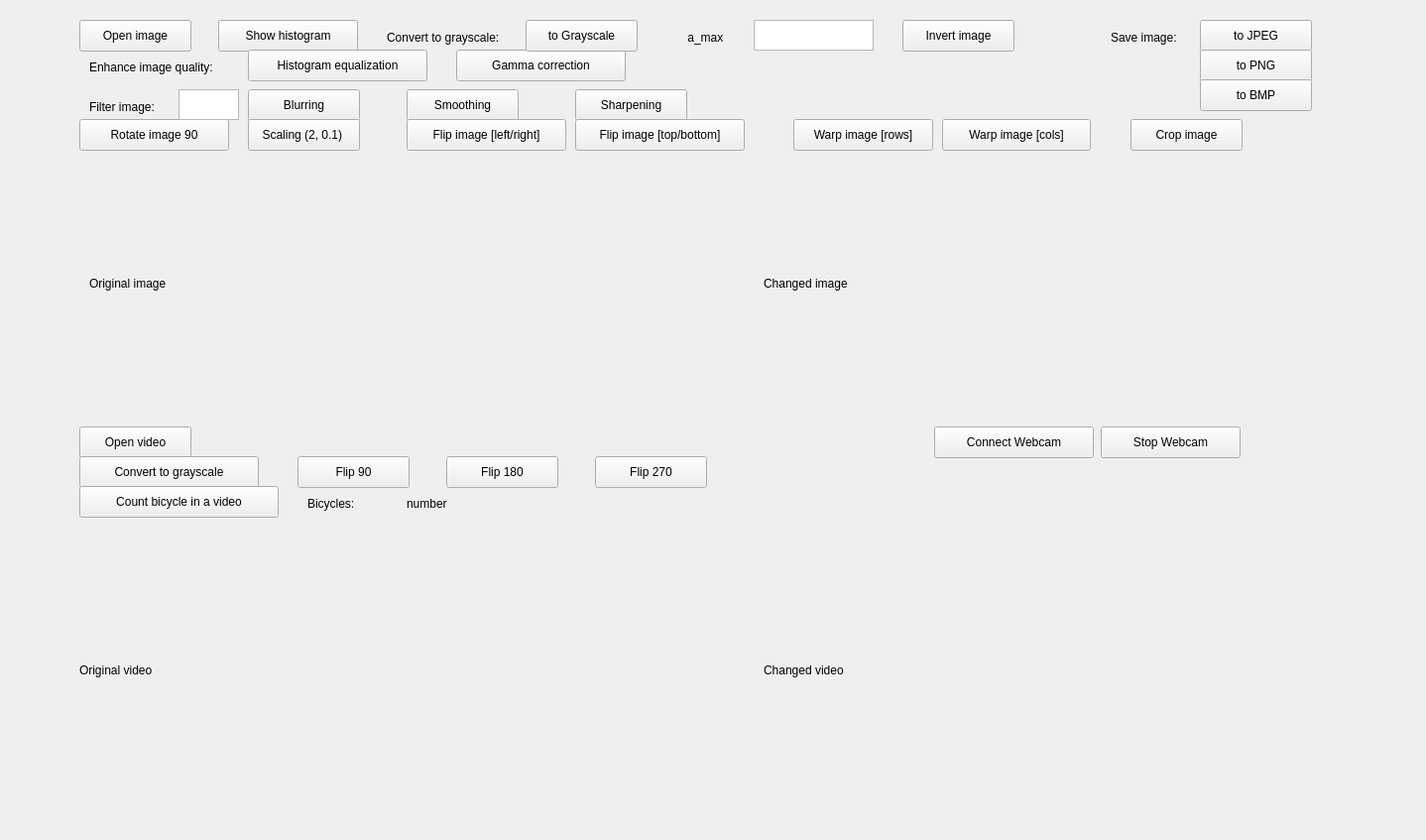
<?xml version="1.0" encoding="UTF-8"?>
<ui version="4.0">
 <class>MainWindow</class>
 <widget class="QMainWindow" name="MainWindow">
  <property name="geometry">
   <rect>
    <x>0</x>
    <y>0</y>
    <width>1438</width>
    <height>847</height>
   </rect>
  </property>
  <property name="windowTitle">
   <string>MainWindow</string>
  </property>
  <widget class="QWidget" name="centralwidget">
   <widget class="QPushButton" name="btnOpenimage">
    <property name="geometry">
     <rect>
      <x>80</x>
      <y>20</y>
      <width>113</width>
      <height>32</height>
     </rect>
    </property>
    <property name="text">
     <string>Open image</string>
    </property>
   </widget>
   <widget class="QPushButton" name="btnShowhist">
    <property name="geometry">
     <rect>
      <x>220</x>
      <y>20</y>
      <width>141</width>
      <height>32</height>
     </rect>
    </property>
    <property name="text">
     <string>Show histogram</string>
    </property>
   </widget>
   <widget class="QPushButton" name="btnInvert">
    <property name="geometry">
     <rect>
      <x>910</x>
      <y>20</y>
      <width>113</width>
      <height>32</height>
     </rect>
    </property>
    <property name="text">
     <string>Invert image</string>
    </property>
   </widget>
   <widget class="QPushButton" name="btnHistEqual">
    <property name="geometry">
     <rect>
      <x>250</x>
      <y>50</y>
      <width>181</width>
      <height>32</height>
     </rect>
    </property>
    <property name="text">
     <string>Histogram equalization</string>
    </property>
   </widget>
   <widget class="QPushButton" name="btnGamma">
    <property name="geometry">
     <rect>
      <x>460</x>
      <y>50</y>
      <width>171</width>
      <height>32</height>
     </rect>
    </property>
    <property name="text">
     <string>Gamma correction</string>
    </property>
   </widget>
   <widget class="QPushButton" name="btnBlur">
    <property name="geometry">
     <rect>
      <x>250</x>
      <y>90</y>
      <width>113</width>
      <height>32</height>
     </rect>
    </property>
    <property name="text">
     <string>Blurring</string>
    </property>
   </widget>
   <widget class="QPushButton" name="btnSmooth">
    <property name="geometry">
     <rect>
      <x>410</x>
      <y>90</y>
      <width>113</width>
      <height>32</height>
     </rect>
    </property>
    <property name="text">
     <string>Smoothing</string>
    </property>
   </widget>
   <widget class="QPushButton" name="btnSharp">
    <property name="geometry">
     <rect>
      <x>580</x>
      <y>90</y>
      <width>113</width>
      <height>32</height>
     </rect>
    </property>
    <property name="text">
     <string>Sharpening</string>
    </property>
   </widget>
   <widget class="QPushButton" name="btnRotate">
    <property name="geometry">
     <rect>
      <x>80</x>
      <y>120</y>
      <width>151</width>
      <height>32</height>
     </rect>
    </property>
    <property name="text">
     <string>Rotate image 90</string>
    </property>
   </widget>
   <widget class="QPushButton" name="btnFlipimage_left">
    <property name="geometry">
     <rect>
      <x>410</x>
      <y>120</y>
      <width>161</width>
      <height>32</height>
     </rect>
    </property>
    <property name="text">
     <string>Flip image [left/right]</string>
    </property>
   </widget>
   <widget class="QPushButton" name="btnWarpimage_row">
    <property name="geometry">
     <rect>
      <x>800</x>
      <y>120</y>
      <width>141</width>
      <height>32</height>
     </rect>
    </property>
    <property name="text">
     <string>Warp image [rows]</string>
    </property>
   </widget>
   <widget class="QPushButton" name="btnCropimage">
    <property name="geometry">
     <rect>
      <x>1140</x>
      <y>120</y>
      <width>113</width>
      <height>32</height>
     </rect>
    </property>
    <property name="text">
     <string>Crop image</string>
    </property>
   </widget>
   <widget class="QPushButton" name="btnOpenvideo">
    <property name="geometry">
     <rect>
      <x>80</x>
      <y>430</y>
      <width>113</width>
      <height>32</height>
     </rect>
    </property>
    <property name="text">
     <string>Open video</string>
    </property>
   </widget>
   <widget class="QPushButton" name="btnVideoConvert">
    <property name="geometry">
     <rect>
      <x>80</x>
      <y>460</y>
      <width>181</width>
      <height>32</height>
     </rect>
    </property>
    <property name="text">
     <string>Convert to grayscale</string>
    </property>
   </widget>
   <widget class="QPushButton" name="btnVideoFlip_90">
    <property name="geometry">
     <rect>
      <x>300</x>
      <y>460</y>
      <width>113</width>
      <height>32</height>
     </rect>
    </property>
    <property name="text">
     <string>Flip 90</string>
    </property>
   </widget>
   <widget class="QPushButton" name="btnVideoFlip_180">
    <property name="geometry">
     <rect>
      <x>450</x>
      <y>460</y>
      <width>113</width>
      <height>32</height>
     </rect>
    </property>
    <property name="text">
     <string>Flip 180</string>
    </property>
   </widget>
   <widget class="QPushButton" name="btnVideoFlip_270">
    <property name="geometry">
     <rect>
      <x>600</x>
      <y>460</y>
      <width>113</width>
      <height>32</height>
     </rect>
    </property>
    <property name="text">
     <string>Flip 270</string>
    </property>
   </widget>
   <widget class="QPushButton" name="btnCountBicycle">
    <property name="geometry">
     <rect>
      <x>80</x>
      <y>490</y>
      <width>201</width>
      <height>32</height>
     </rect>
    </property>
    <property name="text">
     <string>Count bicycle in a video</string>
    </property>
   </widget>
   <widget class="QPushButton" name="btnToJPEG">
    <property name="geometry">
     <rect>
      <x>1210</x>
      <y>20</y>
      <width>113</width>
      <height>32</height>
     </rect>
    </property>
    <property name="text">
     <string>to JPEG</string>
    </property>
   </widget>
   <widget class="QPushButton" name="btnToPNG">
    <property name="geometry">
     <rect>
      <x>1210</x>
      <y>50</y>
      <width>113</width>
      <height>32</height>
     </rect>
    </property>
    <property name="text">
     <string>to PNG</string>
    </property>
   </widget>
   <widget class="QPushButton" name="btnToBMP">
    <property name="geometry">
     <rect>
      <x>1210</x>
      <y>80</y>
      <width>113</width>
      <height>32</height>
     </rect>
    </property>
    <property name="text">
     <string>to BMP</string>
    </property>
   </widget>
   <widget class="QPushButton" name="btnConnectWebcam">
    <property name="geometry">
     <rect>
      <x>942</x>
      <y>430</y>
      <width>161</width>
      <height>32</height>
     </rect>
    </property>
    <property name="text">
     <string>Connect Webcam</string>
    </property>
   </widget>
   <widget class="QPushButton" name="btnStopWebcam">
    <property name="geometry">
     <rect>
      <x>1110</x>
      <y>430</y>
      <width>141</width>
      <height>32</height>
     </rect>
    </property>
    <property name="text">
     <string>Stop Webcam</string>
    </property>
   </widget>
   <widget class="QLabel" name="label">
    <property name="geometry">
     <rect>
      <x>90</x>
      <y>60</y>
      <width>211</width>
      <height>16</height>
     </rect>
    </property>
    <property name="text">
     <string>Enhance image quality:</string>
    </property>
   </widget>
   <widget class="QLabel" name="label_2">
    <property name="geometry">
     <rect>
      <x>90</x>
      <y>100</y>
      <width>101</width>
      <height>16</height>
     </rect>
    </property>
    <property name="text">
     <string>Filter image:</string>
    </property>
   </widget>
   <widget class="QLabel" name="label_3">
    <property name="geometry">
     <rect>
      <x>390</x>
      <y>30</y>
      <width>201</width>
      <height>16</height>
     </rect>
    </property>
    <property name="text">
     <string>Convert to grayscale:  </string>
    </property>
   </widget>
   <widget class="QLabel" name="label_4">
    <property name="geometry">
     <rect>
      <x>1120</x>
      <y>30</y>
      <width>91</width>
      <height>16</height>
     </rect>
    </property>
    <property name="text">
     <string>Save image:</string>
    </property>
   </widget>
   <widget class="QLabel" name="label_5">
    <property name="geometry">
     <rect>
      <x>310</x>
      <y>500</y>
      <width>60</width>
      <height>16</height>
     </rect>
    </property>
    <property name="text">
     <string>Bicycles:</string>
    </property>
   </widget>
   <widget class="QTextEdit" name="txtAmax">
    <property name="geometry">
     <rect>
      <x>760</x>
      <y>20</y>
      <width>121</width>
      <height>31</height>
     </rect>
    </property>
   </widget>
   <widget class="QTextEdit" name="txtBlur">
    <property name="geometry">
     <rect>
      <x>180</x>
      <y>90</y>
      <width>61</width>
      <height>31</height>
     </rect>
    </property>
   </widget>
   <widget class="QLabel" name="lblBicycleNum">
    <property name="geometry">
     <rect>
      <x>410</x>
      <y>500</y>
      <width>60</width>
      <height>16</height>
     </rect>
    </property>
    <property name="text">
     <string>number</string>
    </property>
   </widget>
   <widget class="QLabel" name="lblImage_1">
    <property name="geometry">
     <rect>
      <x>90</x>
      <y>160</y>
      <width>631</width>
      <height>251</height>
     </rect>
    </property>
    <property name="text">
     <string>Original image</string>
    </property>
   </widget>
   <widget class="QLabel" name="lblImage_2">
    <property name="geometry">
     <rect>
      <x>770</x>
      <y>160</y>
      <width>601</width>
      <height>251</height>
     </rect>
    </property>
    <property name="text">
     <string>Changed image</string>
    </property>
   </widget>
   <widget class="QLabel" name="lblVideo_1">
    <property name="geometry">
     <rect>
      <x>80</x>
      <y>530</y>
      <width>641</width>
      <height>291</height>
     </rect>
    </property>
    <property name="text">
     <string>Original video</string>
    </property>
   </widget>
   <widget class="QLabel" name="lblVideo_2">
    <property name="geometry">
     <rect>
      <x>770</x>
      <y>530</y>
      <width>601</width>
      <height>291</height>
     </rect>
    </property>
    <property name="text">
     <string>Changed video</string>
    </property>
   </widget>
   <widget class="QPushButton" name="btnScaling">
    <property name="geometry">
     <rect>
      <x>250</x>
      <y>120</y>
      <width>113</width>
      <height>32</height>
     </rect>
    </property>
    <property name="text">
     <string>Scaling (2, 0.1) </string>
    </property>
   </widget>
   <widget class="QPushButton" name="btnWarpimage_col">
    <property name="geometry">
     <rect>
      <x>950</x>
      <y>120</y>
      <width>150</width>
      <height>32</height>
     </rect>
    </property>
    <property name="text">
     <string>Warp image [cols]</string>
    </property>
   </widget>
   <widget class="QPushButton" name="btnFlipimage_top">
    <property name="geometry">
     <rect>
      <x>580</x>
      <y>120</y>
      <width>171</width>
      <height>32</height>
     </rect>
    </property>
    <property name="text">
     <string>Flip image [top/bottom]</string>
    </property>
   </widget>
   <widget class="QPushButton" name="btnConvertGray">
    <property name="geometry">
     <rect>
      <x>530</x>
      <y>20</y>
      <width>113</width>
      <height>32</height>
     </rect>
    </property>
    <property name="text">
     <string>to Grayscale</string>
    </property>
   </widget>
   <widget class="QLabel" name="label_6">
    <property name="geometry">
     <rect>
      <x>690</x>
      <y>30</y>
      <width>61</width>
      <height>16</height>
     </rect>
    </property>
    <property name="text">
     <string> a_max</string>
    </property>
   </widget>
  </widget>
 </widget>
 <resources/>
 <connections/>
</ui>
